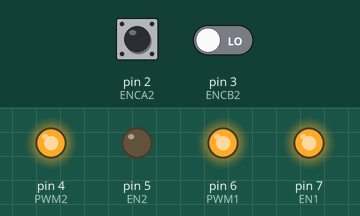
Simulated run of this sketch. Board: Arduino Uno, built with avr-gcc and run on an emulated ATmega328P. Parts: output pins drawn as LEDs (lit = HIGH). The inputs (shaded band) are chosen by the test bench; at power-on: pin 2 (ENCA2) HIGH, pin 3 (ENCB2) LOW. What the sketch prints to the serial monitor is not drawn.

Above: at 1.2 s.
1.3 s: pin 2 (ENCA2) pulsed LOW 2 times (0.12 s each, 0.3 s apart)
Timing chart, 0 to 4.3 s (numbered marks = the images above; inputs shaded):
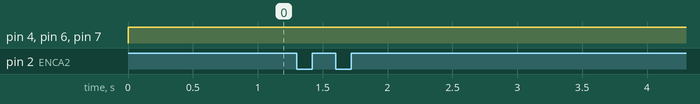

The sketch:

tests_moteurs.ino
```cpp
#define ENCA1 18
#define ENCB1 19
#define PWM1 6 //(vitesse)
#define EN1 7  //(sens)


#define ENCA2 2
#define ENCB2 3
#define PWM2 4
#define EN2 5


volatile int pos2 = 0;
volatile int pos1 = 0;

long prevT1 = 0;
float eprev1 = 0;
float eintegral1 = 0;

long prevT2 = 0;
float eprev2 = 0;
float eintegral2 = 0;


void setSpeed(int pwm_pin, float value, int dir, int dir_pin)
{
  analogWrite(pwm_pin, value);
  if (dir == 1)
    digitalWrite(dir_pin, LOW);
  else
    digitalWrite(dir_pin, HIGH);
}


void setup() {
  Serial.begin(9600);
  pinMode(ENCB1, INPUT);
  pinMode(ENCA1, INPUT);
  pinMode(PWM1, OUTPUT);
  pinMode(EN1, OUTPUT);

  pinMode(ENCB2, INPUT);
  pinMode(ENCA2, INPUT);
  pinMode(PWM2, OUTPUT);
  pinMode(EN2, OUTPUT);

  attachInterrupt(digitalPinToInterrupt(ENCA2), count2, RISING);
  attachInterrupt(digitalPinToInterrupt(ENCA1), count1, RISING);
}

 int target1 = 1000;
 int target2 = 1000;


void loop() {

  // constantes du PID
  float kp = 1;
  float ki = 0;
  float kd = 0.005;

  // différence de temps
  long currT1 = micros();
  float deltaT1 = (float)(currT1 - prevT1) / 1.0e6;
  prevT1 = currT1;

  long currT2 = micros();
  float deltaT2 = (float)(currT2 - prevT2) / 1.0e6;
  prevT2 = currT2;

           // erreur
  int e1 = pos1 - target1; // si marche pas inverser le sens
  int e2 = pos2 - target2;

  // dérivée
  float dedt1 = (e1 - eprev1) / (deltaT1);
  float dedt2 = (e2 - eprev2) / (deltaT2);

  //intégrale
  eintegral1 = eintegral1 + e1 * deltaT1;
  eintegral2 = eintegral2 + e2 * deltaT2;

  // control signal
  float u1 = kp * e1 + kd * dedt1 + ki * eintegral1;
  float u2 = kp * e2 + kd * dedt2 + ki * eintegral2;

  float pwr1 = fabs(u1);
  float pwr2 = fabs(u2);

  if (pwr1 > 255)
    pwr1 = 255;
  if (pwr2 > 255)
    pwr2 = 255;

  int dir1 = 1;
  if (u1 < 0)
    dir1 = -1;

  int dir2 = -1;
  if (u2 < 0)
    dir2 = 1;

  setSpeed(PWM1, pwr1, dir1, EN1);
  setSpeed(PWM2, pwr2, dir2, EN2);

  eprev1 = e1;
  eprev2 = e2;

  Serial.print("target 1:");
  Serial.print(target1);
  Serial.print("     pos1: ");
  Serial.print(e1);
  Serial.println();

  Serial.print("target 2:");
  Serial.print(target2);
  Serial.print("     pos2: ");
  Serial.print(e2);
  Serial.println();

//  setSpeed(PWM1, 100, 1, EN1);
//  setSpeed(PWM2, 100, -1, EN2);
//  delay(5000);

 }

void count2()
{
  if (!digitalRead(ENCB2))
    pos2++;
  else
    pos2--;
}

void count1()
{
  if (!digitalRead(ENCB1))
    pos1++;
  else
    pos1--;
}
```

Measured:
- after the input at 1.3 s, every drawn part: stays the same
